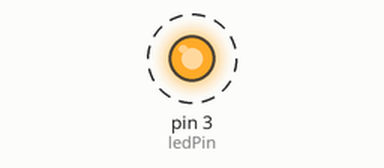
Simulated run of this sketch. Board: Arduino Uno, built with avr-gcc and run on an emulated ATmega328P. On the bench: output pins drawn as LEDs (lit = HIGH). Dashed ring = blinking.

Above: at 0.5 s.
Timing chart, 0 to 4.6 s (numbered marks = the images above):
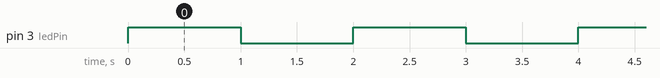

The sketch:

Week8_Thuchanh3_Bai1.ino
```cpp
const int ledPin=3;

void setup() {
  pinMode(ledPin, OUTPUT);
}

void loop() {
  digitalWrite(ledPin, 1);
  delay(1000);
  digitalWrite(ledPin, 0);
  delay(1000);
}
```

Measured:
- by itself, pin 3 (ledPin): alternates HIGH for 1.0 s and LOW for 1.0 s
